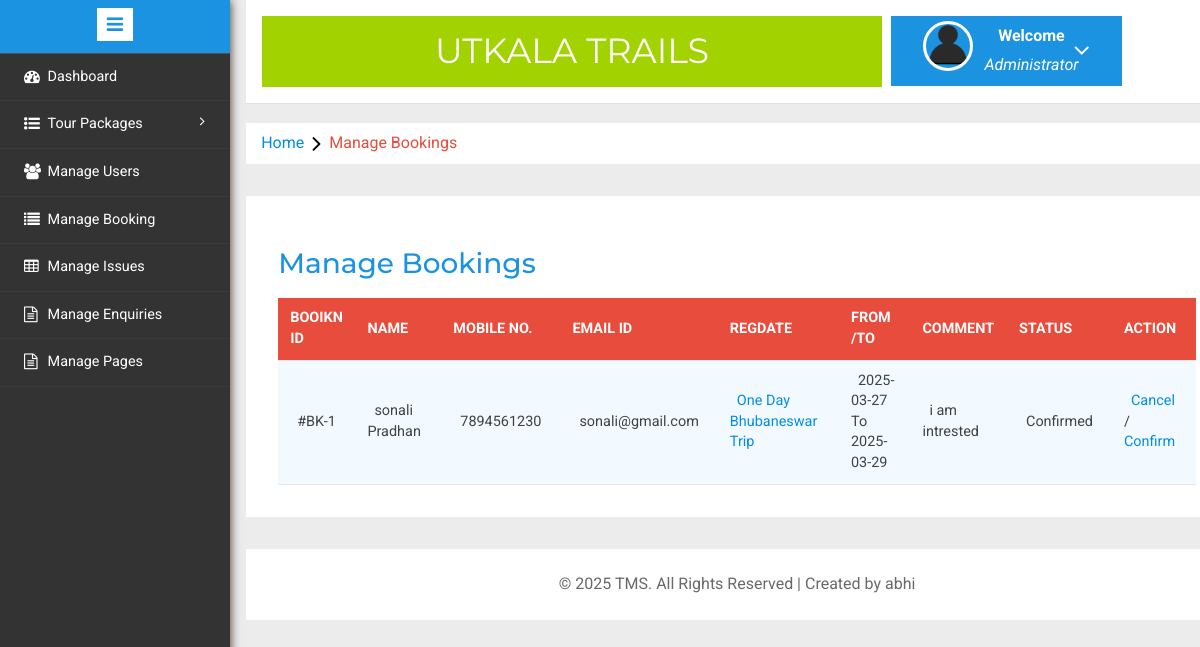
/admin/manage-bookings.php (signed in), run on the app's committed database.
### tables this page shows
CREATE TABLE `tblusers` (
  `id` int(11) NOT NULL,
  `FullName` varchar(100) DEFAULT NULL,
  `MobileNumber` char(10) DEFAULT NULL,
  `EmailId` varchar(70) DEFAULT NULL,
  `Password` varchar(100) DEFAULT NULL,
  `RegDate` timestamp NULL DEFAULT current_timestamp(),
  `UpdationDate` timestamp NULL DEFAULT NULL ON UPDATE current_timestamp()
);

CREATE TABLE `tblbooking` (
  `BookingId` int(11) NOT NULL,
  `PackageId` int(11) DEFAULT NULL,
  `UserEmail` varchar(100) DEFAULT NULL,
  `FromDate` varchar(100) DEFAULT NULL,
  `ToDate` varchar(100) DEFAULT NULL,
  `Comment` mediumtext DEFAULT NULL,
  `RegDate` timestamp NULL DEFAULT current_timestamp(),
  `status` int(11) DEFAULT NULL,
  `CancelledBy` varchar(5) DEFAULT NULL,
  `UpdationDate` timestamp NULL DEFAULT NULL ON UPDATE current_timestamp()
);

CREATE TABLE `tbltourpackages` (
  `PackageId` int(11) NOT NULL,
  `PackageName` varchar(200) DEFAULT NULL,
  `PackageType` varchar(150) DEFAULT NULL,
  `PackageLocation` varchar(100) DEFAULT NULL,
  `PackagePrice` int(11) DEFAULT NULL,
  `PackageFetures` varchar(255) DEFAULT NULL,
  `PackageDetails` mediumtext DEFAULT NULL,
  `PackageImage` varchar(100) DEFAULT NULL,
  `Creationdate` timestamp NULL DEFAULT current_timestamp(),
  `UpdationDate` timestamp NULL DEFAULT NULL ON UPDATE current_timestamp()
);

### admin/manage-bookings.php (the view, shortened to what this page needs)
<?php
include('includes/config.php');
if(strlen($_SESSION['alogin'])==0)
	{
header('location:index.php');
}
else{
	?>
<!DOCTYPE HTML>
<html>
<head>
<link href="css/bootstrap.min.css" rel='stylesheet' type='text/css' />
<link href="css/style.css" rel='stylesheet' type='text/css' />
<link rel="stylesheet" href="css/morris.css" type="text/css"/>
<link href="css/font-awesome.css" rel="stylesheet">
<link rel="stylesheet" type="text/css" href="css/table-style.css" />
<link rel="stylesheet" type="text/css" href="css/basictable.css" />
<link rel="stylesheet" href="css/icon-font.min.css" type='text/css' />
</head>
<body>
   <div class="page-container">
<div class="left-content">
	   <div class="mother-grid-inner">
				<?php include('includes/header.php');?>
				</div>
<ol class="breadcrumb">
                <li class="breadcrumb-item"><a href="dashboard.php">Home</a><i class="fa fa-angle-right"></i>Manage Bookings</li>
            </ol>
<div class="agile-grids">
				<div class="agile-tables">
					<div class="w3l-table-info">
					  <h2>Manage Bookings</h2>
					    <table id="table">
						<thead>
						  <tr>
						  <th>Booikn id</th>
							<th>Name</th>
							<th>Mobile No.</th>
							<th>Email Id</th>
							<th>RegDate </th>
							<th>From /To </th>
							<th>Comment </th>
							<th>Status </th>
							<th>Action </th>
						  </tr>
						</thead>
						<tbody>
<?php $sql = "SELECT tblbooking.BookingId as bookid,tblusers.FullName as fname,tblusers.MobileNumber as mnumber,tblusers.EmailId as email,tbltourpackages.PackageName as pckname,tblbooking.PackageId as pid,tblbooking.FromDate as fdate,tblbooking.ToDate as tdate,tblbooking.Comment as comment,tblbooking.status as status,tblbooking.CancelledBy as cancelby,tblbooking.UpdationDate as upddate from tblusers join  tblbooking on  tblbooking.UserEmail=tblusers.EmailId join tbltourpackages on tbltourpackages.PackageId=tblbooking.PackageId";
$query = $dbh -> prepare($sql);
$query->execute();
$results=$query->fetchAll(PDO::FETCH_OBJ);
$cnt=1;
if($query->rowCount() > 0)
{
foreach($results as $result)
{				?>
						  <tr>
							<td>#BK-<?php echo htmlentities($result->bookid);?></td>
							<td><?php echo htmlentities($result->fname);?></td>
							<td><?php echo htmlentities($result->mnumber);?></td>
							<td><?php echo htmlentities($result->email);?></td>
							<td><a href="update-package.php?pid=<?php echo htmlentities($result->pid);?>"><?php echo htmlentities($result->pckname);?></a></td>
							<td><?php echo htmlentities($result->fdate);?> To <?php echo htmlentities($result->tdate);?></td>
								<td><?php echo htmlentities($result->comment);?></td>
								<td><?php if($result->status==0)
{
echo "Pending";
}
if($result->status==1)
{
echo "Confirmed";
}
?></td>
<?php if($result->status==2)
{
	?><td>Cancelled</td>
<?php } else {?>
<td><a href="manage-bookings.php?bkid=<?php echo htmlentities($result->bookid);?>" onclick="return confirm('Do you really want to cancel booking')" >Cancel</a> / <a href="manage-bookings.php?bckid=<?php echo htmlentities($result->bookid);?>" onclick="return confirm('Do you really want to confirm booking')" >Confirm</a></td>
<?php }?>
						  </tr>
						 <?php $cnt=$cnt+1;} }?>
						</tbody>
					  </table>
					</div>
			</div>
<?php include('includes/footer.php');?>
</div>
</div>
						<?php include('includes/sidebarmenu.php');?>
							</div>
</body>
</html>
<?php } ?>

### admin/css/table-style.css (style rules this page uses)
table { background: white; border-collapse: collapse; margin: 1.25em 0 0; width: 100%; }
table tr, table th, table td { border: none; border-bottom: 1px solid #e8e8e8; font-size: .95em; }
table th, table td { padding: 10px 12px; text-align: left; }
table th { background: #e74c3c; color: #fff; text-transform: uppercase; }
table tr td { background: #f3faff; color: #424242; }
table { width: 100%; }

### data on the page
tblusers: tblbooking.BookingId "1", FullName "sonali Pradhan", MobileNumber "7894561230", EmailId "sonali@gmail.com", tbltourpackages.PackageName "One Day Bhubaneswar Trip", tblbooking.FromDate "2025-03-27", tblbooking.ToDate "2025-03-29", tblbooking.Comment "i am intrested"
